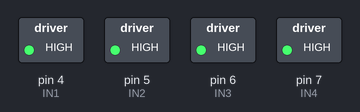
Recording of a sketch running on a simulated Arduino Uno, built with avr-gcc and run on an emulated ATmega328P. Shown: switched loads named in the sketch (green lamp = pin HIGH).

Above: at 1.0 s.
At 3.0 s:
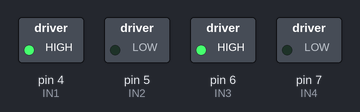
At 5.0 s:
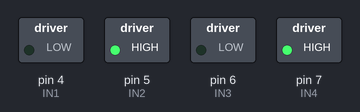
At 7.5 s:
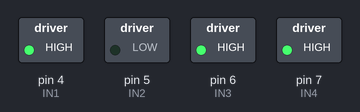
At 9.5 s:
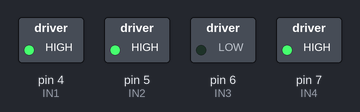
Timing chart, 0 to 13.7 s (numbered marks = the images above):
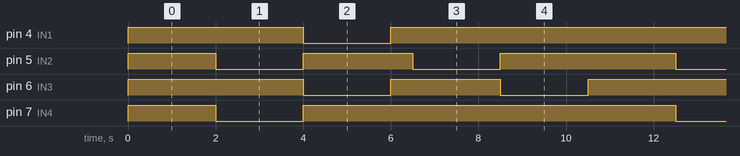

Measured:
- by itself, pin 4 (IN1), pin 7 (IN4): repeats every 10.5 s: LOW 2.0 s, HIGH 8.5 s
- by itself, pin 5 (IN2), pin 6 (IN3): repeats every 10.5 s: LOW 2.0 s, HIGH 2.5 s, LOW 2.0 s, HIGH 4.0 s
- by itself, everything shown: repeats every 10.5 s, in 6 steps

The sketch:

arduino_DriverPonteHL298N_Teste_Motores.ino
```cpp
  /*
   Proejeto: Carrinho robô com Driver Ponte H L298N
   Data: 24/08/2019
   Autor: Cícero Henrique
   Descrição: Projeto de teste de robô com Driver Ponte H L298N
*/

//Definicoes pinos Arduino ligados a entrada da Ponte H
int IN1 = 4;
int IN2 = 5;
int IN3 = 6;
int IN4 = 7;

void setup()
{
  //Define os pinos como saida
  pinMode(IN1, OUTPUT);
  pinMode(IN2, OUTPUT);
  pinMode(IN3, OUTPUT);
  pinMode(IN4, OUTPUT);
}

void loop()
{
  //Para o motor A e B
  digitalWrite(IN1, HIGH);
  digitalWrite(IN2, HIGH);
  digitalWrite(IN3, HIGH);
  digitalWrite(IN4, HIGH);
  delay(2000);

  //Gira o Motor A e B no sentido horario FRENTE
  digitalWrite(IN1, HIGH);
  digitalWrite(IN2, LOW);
  digitalWrite(IN3, HIGH);
  digitalWrite(IN4, LOW);
  delay(2000);

  //Gira o Motor A e B no sentido anti-horario
  digitalWrite(IN1, LOW);
  digitalWrite(IN2, HIGH);
  digitalWrite(IN3, LOW);
  digitalWrite(IN4, HIGH);
  delay(2000);

  //Para o motor A e B
  digitalWrite(IN1, HIGH);
  digitalWrite(IN2, HIGH);
  digitalWrite(IN3, HIGH);
  digitalWrite(IN4, HIGH);
  delay(500);

  //Gira o Motor A e para motor B
  digitalWrite(IN1, HIGH);
  digitalWrite(IN2, LOW);
  digitalWrite(IN3, HIGH);
  digitalWrite(IN4, HIGH);
  delay(2000);

  //Gira o Motor B e para motor A
  digitalWrite(IN1, HIGH);
  digitalWrite(IN2, HIGH);
  digitalWrite(IN3, LOW);
  digitalWrite(IN4, HIGH);
  delay(2000);

}
```
